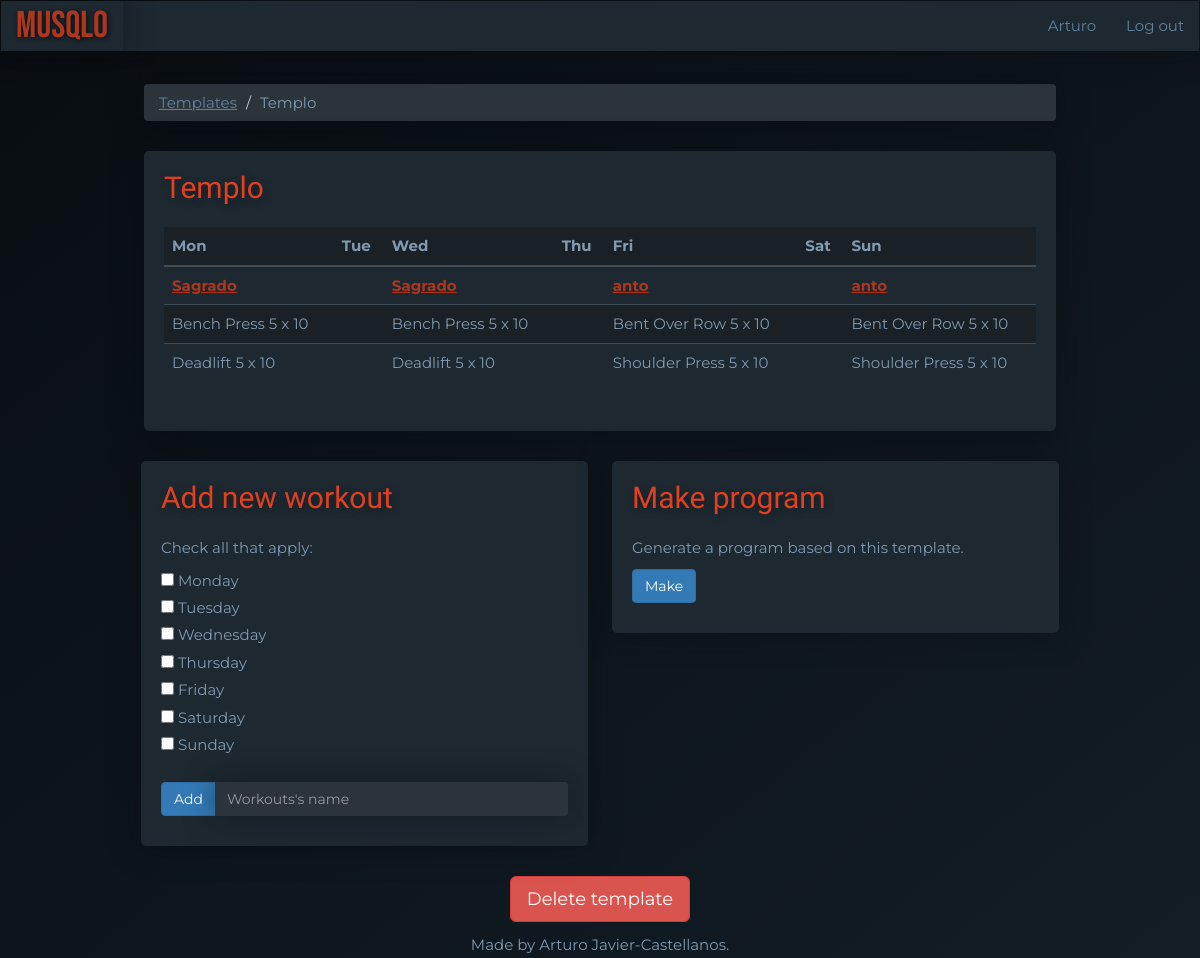
The page /program-templates/2 (signed in) on the database its author committed.
### main.py (models this page shows)
class User(UserMixin, db.Model):
    __tablename__ = "users"
    id = Column(Integer, primary_key=True)
    email = Column(String(100), unique=True)
    password = Column(String(100))
    name = Column(String(100))
    program_templates = relationship("ProgramTemplate", back_populates="user")
    programs = relationship("Program", back_populates="user")

class ProgramTemplate(db.Model):
    __tablename__ = "programTemplates"
    id = Column(Integer, primary_key=True)
    user_id = Column(Integer, ForeignKey("users.id"))
    user = relationship("User", back_populates="program_templates")
    name = Column(String(250), nullable=False)
    workout_templates = relationship("WorkoutTemplate", back_populates="parent_program_template")

class WorkoutTemplate(db.Model):
    __tablename__ = "workoutTemplates"
    id = Column(Integer, primary_key=True)
    name = Column(String(250), nullable=False)
    program_template_id = Column(Integer, ForeignKey("programTemplates.id"))
    parent_program_template = relationship("ProgramTemplate", back_populates="workout_templates")
    exercise_templates = relationship("ExerciseTemplate", back_populates="parent_workout_template")
    days = relationship('Day',
                        secondary="workoutdays",
                        back_populates="workout_templates")

class Day(db.Model):
    __tablename__ = "days"
    id = Column(Integer, primary_key=True)
    name = Column(String(200), nullable=False)
    workout_templates = relationship('WorkoutTemplate',
                                     secondary="workoutdays",
                                     back_populates="days")

### main.py (the view, shortened to what this page needs)
@app.route("/program-templates/<int:program_template_id>", methods=["GET", "POST"])
@protect_program_template
def show_program_template(program_template_id):
    current_program_template = ProgramTemplate.query.get(program_template_id)
    daily_workouts = []
    most_workouts_in_one_day = 0
    for day_id in range(1, 8):
        day = Day.query.get(day_id)
        workouts = [workout_template for workout_template in current_program_template.workout_templates if day in workout_template.days]
        daily_workouts.append(workouts)
        if len(workouts) > most_workouts_in_one_day:
            most_workouts_in_one_day = len(workouts)
    workout_layers = []
    for num in range(most_workouts_in_one_day):
        workout_layer = []
        for workouts in daily_workouts:
            try:
                new_workout = workouts[num]
            except IndexError:
                workout_layer.append(0)
            else:
                workout_layer.append(new_workout)
        workout_layers.append(workout_layer)
    exercise_layers = []
    for workout_layer in workout_layers:
        most_exercises_in_layer = 0
        for element in workout_layer:
            if isinstance(element, WorkoutTemplate):
                if len(element.exercise_templates) > most_exercises_in_layer:
                    most_exercises_in_layer = len(element.exercise_templates)
        exercise_layer = []
        for row_number in range(most_exercises_in_layer):
            row = []
            for day_number in range(7):
                element = workout_layer[day_number]
                if isinstance(element, WorkoutTemplate):
                    try:
                        new_exercise = element.exercise_templates[row_number]
                    except IndexError:
                        row.append(0)
                    else:
                        row.append(f"{new_exercise.type} {len(new_exercise.set_templates)} x {new_exercise.set_templates[0].reps}")
                else:
                    row.append(0)
            exercise_layer.append(row)
        exercise_layers.append(exercise_layer)
    new_workout_form = NewWorkoutForm()
    return render_template("show-program-template.html",
                           form=new_workout_form,
                           template=current_program_template,
                           workout_layers=workout_layers,
                           exercise_layers=exercise_layers
                           )

### forms.py
class NewWorkoutForm(FlaskForm):
    name = StringField("Workout's name", validators=[DataRequired()])
    days = MultiCheckboxField(
        "Days of the week",
        choices=[
                ('1', 'Monday'),
                ('2', 'Tuesday'),
                ('3', 'Wednesday'),
                ('4', 'Thursday'),
                ('5', 'Friday'),
                ('6', 'Saturday'),
                ('7', 'Sunday'),
            ],
        validators=[DataRequired()])
    add = SubmitField("Add")

### main.py (called while the page is built)
@login_manager.user_loader
def load_user(user_id):
    try:
        return User.query.get(int(user_id))
    except ValueError:
        return None

def protect_program_template(f):
    @wraps(f)
    def decorated_function(program_template_id, *args, **kwargs):
        requested_program_template = ProgramTemplate.query.get(program_template_id)
        if requested_program_template.user_id != current_user.id:
            return abort(403)
        return f(program_template_id, *args, **kwargs)
    return decorated_function

### templates/show-program-template.html (shortened to what this page needs)
{% extends 'bootstrap/base.html' %}
{% block content %}
{% include "header.html" %}
<ol class="breadcrumb">
  <li><a href="{{url_for('dashboard')}}">Templates</a></li>
  <li class="active">{{ template.name }}</li>
</ol>
<div class="card">
    <h2 class="card-title">{{ template.name }}</h2>
    <div class="table-responsive">
    <table class="table">
        <thead>
            <tr>
                <th>Mon</th>
                <th>Tue</th>
                <th>Wed</th>
                <th>Thu</th>
                <th>Fri</th>
                <th>Sat</th>
                <th>Sun</th>
            </tr>
        </thead>
        <tbody>
        {% for n in range(workout_layers|length):%}
            <tr>
                {% for element in workout_layers[n]: %}
                    {% if element is integer: %}
                        <td></td>
                    {% else: %}
                        <td><a href=" {{ url_for('show_workout_template', workout_template_id=element.id) }}"><b>{{element.name}}</b></a></td>
                    {% endif %}
                {% endfor %}
            </tr>
            {% for row in exercise_layers[n]:%}
                <tr>
                    {% for cell in row %}
                         {% if cell is integer: %}
                            <td></td>
                        {% else: %}
                            <td>{{cell}}</td>
                        {% endif %}
                    {% endfor %}
                </tr>
            {% endfor %}
        {% endfor %}
        </tbody>
    </table>
    </div>
</div>
    <div class="row">
        <div class="col-lg-6">
            <div class="card">
                 <h2 class="card-title">Add new workout</h2>
                    <form action="" method="post" role="form">
                    <p>Check all that apply:</p>
                    {% for choice in form.days %}
                        {{ choice(class="form-check-input") }}
                        {{ choice.label(class="form-check-label") }}
                    {% endfor %}
                    <div class="input-group">
                        <span class="input-group-btn">
                        {{ form.add(class_="btn btn-primary") }}
                        </span>
                        {{ form.name(class_="form-control", placeholder="Workouts's name") }}
                    </div>
                    </form>
            </div>
        </div>
        <div class="col-lg-6">
            <div class="card">
                <h2 class="card-title">Make program</h2>
                <p>Generate a program based on this template.</p>
                <a class="btn btn-primary" href="{{url_for('make_program', program_template_id=template.id)}}">Make</a>
            </div>
        </div>
    </div>
    <div class="text-center">
        <a href="{{url_for('delete_program_template', program_template_id=template.id)}}" class="btn btn-danger btn-lg" role="button">Delete template</a>
    </div>
{% include "footer.html" %}
{% endblock %}

### templates/header.html (shortened to what this page needs)
<!DOCTYPE html>
<html lang="en">
<head>
    <link href="{{ url_for('static', filename='css/styles.css')}}" rel="stylesheet">
</head>
<body>
<div id="wrap">
<nav class="navbar navbar-inverted" role="navigation">
  <div class="navbar-header">
    <a class="navbar-brand" href="{{url_for('home')}}">MUSQLO</a>
  </div>
  <div class="collapse navbar-collapse" id="navbar-links">
  <ul class="nav navbar-nav navbar-right">
    {% if current_user.is_authenticated: %}
    <li><a href="{{url_for('user')}}">{{ current_user.name }}</a></li>
    <li><a href="{{url_for('logout')}}">Log out</a></li>
    {% else: %}
    <li><a href="{{ url_for('home',_anchor='login') }}">Log in</a></li>
    <li><a href="{{ url_for('register') }}">Register</a></li>
    {% endif %}
  </ul>
  </div>
</nav>
<div id="main">
<div class="container-fluid">

### static/css/styles.css (style rules this page uses)
body { font-family: 'Montserrat', sans-serif; font-size: 1.5rem; color: #819ab1; background: linear-gradient(to bottom right, #080d11, #121d26) fixed; }
.container-fluid { padding: 1% 12%; }
.card { background-color: #1d2830; border-radius: 5px; box-shadow: 0px 0 30px rgba(8, 13, 17, 0.5); padding: 0 20px 30px; margin-bottom: 30px; }
.breadcrumb { background-color: #2b343b; box-shadow: 0px 0 30px rgba(8, 13, 17, 0.5); margin-bottom: 30px; }
.breadcrumb > .active { font-family: 'Montserrat', sans-serif; color: #819ab1; }
.breadcrumb a { color: #61819e; text-decoration: underline; }
.card-title { font-family: 'Cairo', sans-serif; font-size: 3rem; color: #df4020; padding: 20px 0 15px; margin: 0 0 8px 0; text-shadow: 2px 3px 8px rgba(0, 0, 0, .3); }
.col-lg-6 { padding: 0 12px; }
label { font-weight: 400; }
.form-control { color: #819ab1; background-color: #2b343b; border: 0; box-shadow: 0px 0 30px rgba(8, 13, 17, 0.5); }
.navbar-collapse { font-family: 'Montserrat', sans-serif; background-color: #1d2830; box-shadow: 0px 0 30px rgba(8, 13, 17, 0.5); }
.navbar-collapse a { color: #61819e; }
.navbar-header { font-family: 'Montserrat', sans-serif; background-color: #1d2830; box-shadow: 0px 0 30px rgba(8, 13, 17, 0.5); }
.navbar-header a { color: #61819e; }
.navbar-inverted > .navbar-header > .navbar-brand { font-family: 'Bebas Neue', cursive; color: #ad361f; font-size: 2.5em; text-shadow: 1px 1px 5px rgba(0, 0, 0, .7); }
.table tr:nth-child(even) td { background-color: #1a2126; }
.table > thead > tr > th { background-color: #1a2126; border-bottom: 2px solid #404e59; border-top: 0; }
.table > tbody > tr > td { border-color: #404e59; }
.table a { color: #ad361f; text-decoration: underline; }
html, body { height: 100%; }
#wrap { min-height: 100%; }
#main { overflow:auto; padding-bottom: 2%; }

### rows shown on the page
User: name "Arturo"
ProgramTemplate: name "Templo"
WorkoutTemplate: name "Sagrado"
WorkoutTemplate: name "anto"
Day: label "Monday"
Day: label "Tuesday"
Day: label "Wednesday"
Day: label "Thursday"
Day: label "Friday"
Day: label "Saturday"
Day: label "Sunday"

### other values the page prints
{{ cell }} "Bench Press 5 x 10" "Bench Press 5 x 10" "Bent Over Row 5 x 10" "Bent Over Row 5 x 10" "Deadlift 5 x 10" "Deadlift 5 x 10" "Shoulder Press 5 x 10" "Shoulder Press 5 x 10"
